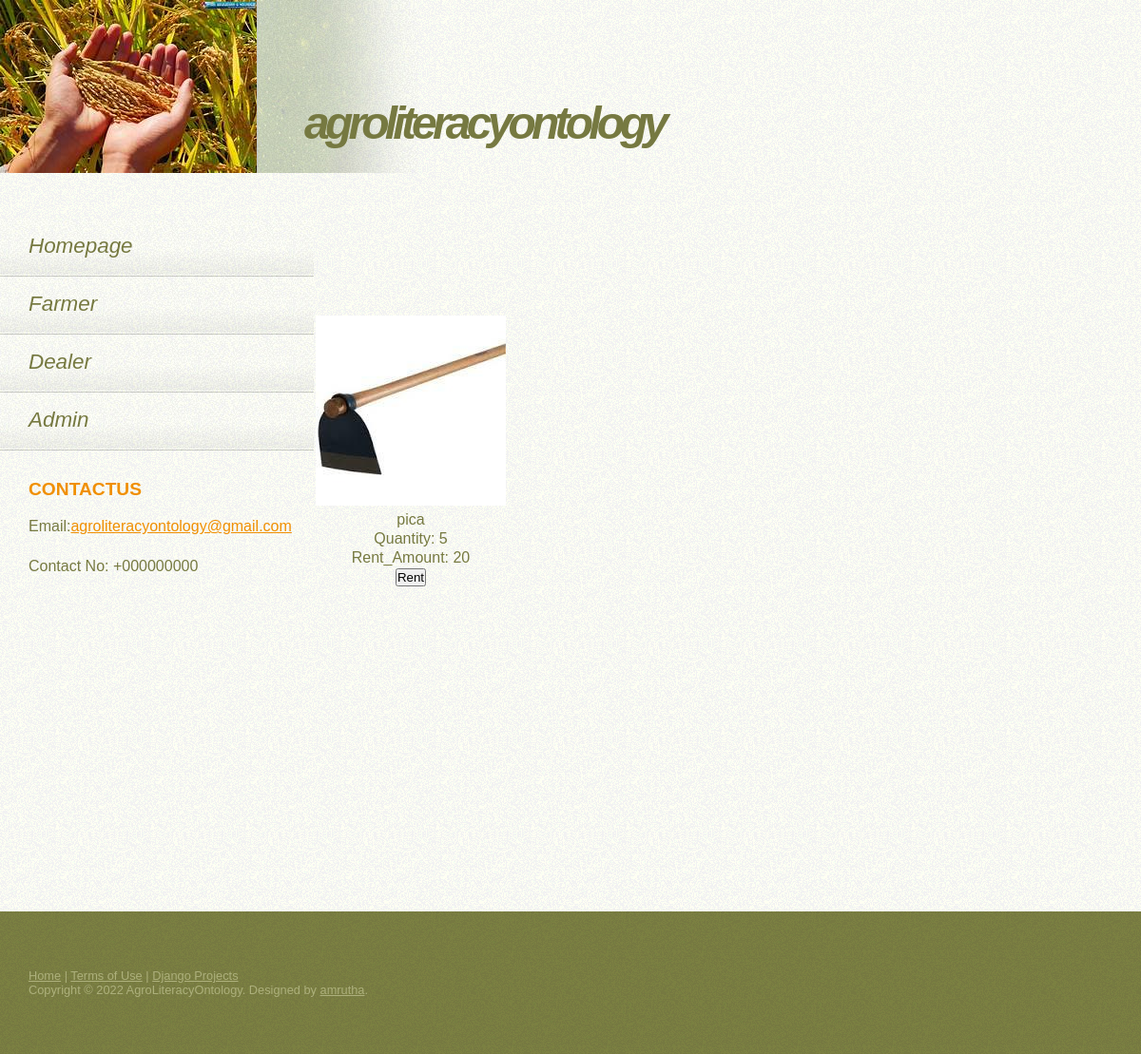
The app's page /rent_equipment/ (signed in) with its own data.
### ontology/models.py (models this page shows, shortened)
class Product(models.Model):
    OwnerId = models.PositiveIntegerField()
    OwnerName = models.CharField(max_length=100)
    Category = models.ForeignKey(Category,on_delete=models.CASCADE,null=True)
    Name = models.CharField(max_length=40)
    Price = models.PositiveIntegerField()
    Rent_Amount = models.PositiveIntegerField()
    Quantity = models.PositiveIntegerField()
    Photo = models.ImageField()
    Use = models.TextField()

### ontology/views.py (the view)
# urls.py: path('rent_equipment/', views.rent_equipment, name='rent_equipment'),
def rent_equipment(request):
    fid = request.session['sid']
    farmer = Farmer.objects.get(id=fid)
    category = Category.objects.filter(Name='Equipments')
    product = Product.objects.filter(Category_id=4)
    args={'farmer':farmer,'category':category,'product':product}
    return render(request,'ontology/rent_equipment.html',args)

### ontology/templates/ontology/rent_equipment.html (shortened to what this page needs)
<!DOCTYPE html>
{% extends 'ontology/base.html' %}
{% load static %}
{% block content %}
	<div style="margin-top: 100px; margin-left: 300px;margin-bottom: 340px;text-align: left;">
		<div>
		<table>
			{% for p in product %}
			<tr>
				<td><img src="{{ p.Photo.url }}" style="width:200px;height:200px"></td>
			</tr>
			<tr align="center">
				<td>{{ p.Name }}</td>
			</tr>
			<tr align="center">
				<td>Quantity: {{ p.Quantity }}</td>
			</tr>
			<tr align="center">
				<td>Rent_Amount: {{ p.Rent_Amount }}</td>
			</tr>
			<tr align="center">
				<td><a href="{% url 'ontology:show_single_equipment' p.id %}"><input type="button" value="Rent"></a></td>
			</tr>
			{% endfor %}
		</table>
		</div>	</div>
	{% endblock %}

### static/default.css (style rules this page uses)
* { margin: 0; padding: 0; }
body { background: #FFFEF5 url(images/img01.gif); font-family: "Trebuchet MS", Arial, Helvetica, sans-serif; color: #767941; }
a:link { color: #F08F02; }

### records on screen
Product: Photo (picture), Name "pica", Quantity "5", Rent_Amount "20"
